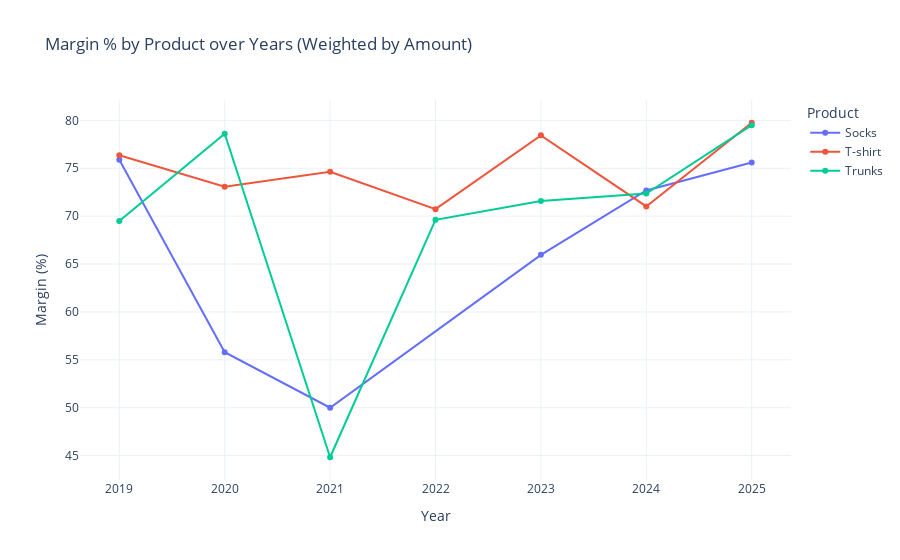

The notebook cell this image was saved under:
### Code cell
df = data.copy()

# Clean numeric fields (commas → dots), cast types
for col in ["Buying_Price", "Sales_Price"]:
    df[col] = (df[col].astype(str).str.replace(",", ".", regex=False)
               .pipe(pd.to_numeric, errors="coerce"))
df["Amount"] = pd.to_numeric(df["Amount"], errors="coerce")
df["Year"]   = pd.to_numeric(df["Year"], errors="coerce")

# Business metrics
df["Revenue"] = df["Sales_Price"] * df["Amount"]
df["COGS"]    = df["Buying_Price"] * df["Amount"]
df["Profit"]  = df["Revenue"] - df["COGS"]

# Weighted margin % per Year × Product
agg = (df.groupby(["Year","Product"])
         .apply(lambda g: 100 * g["Profit"].sum() / g["Revenue"].sum()
                if g["Revenue"].sum() > 0 else np.nan)
         .reset_index(name="Margin_pct")
         .sort_values(["Product","Year"]))

# Plot
fig = px.line(agg, x="Year", y="Margin_pct", color="Product",
              markers=True, template="plotly_white",
              title="Margin % by Product over Years (Weighted by Amount)")
fig.update_yaxes(title="Margin (%)")
fig.update_xaxes(dtick=1)
fig.show()

### Figure 1 — Plotly figure (JSON) as saved in the notebook; plotly's stock layout.template omitted (floating-point values rounded to 4 significant figures)
{"data": [{"hovertemplate": "Product=Socks<br>Year=%{x}<br>Margin_pct=%{y}<extra></extra>", "legendgroup": "Socks", "line": {"color": "#636efa", "dash": "solid"}, "marker": {"symbol": "circle"}, "mode": "lines+markers", "name": "Socks", "orientation": "v", "showlegend": true, "type": "scatter", "x": [2019, 2020, 2021, 2023, 2024, 2025], "xaxis": "x", "y": [75.9, 55.79, 50.0, 65.96, 72.69, 75.59], "yaxis": "y"}, {"hovertemplate": "Product=T-shirt<br>Year=%{x}<br>Margin_pct=%{y}<extra></extra>", "legendgroup": "T-shirt", "line": {"color": "#EF553B", "dash": "solid"}, "marker": {"symbol": "circle"}, "mode": "lines+markers", "name": "T-shirt", "orientation": "v", "showlegend": true, "type": "scatter", "x": [2019, 2020, 2021, 2022, 2023, 2024, 2025], "xaxis": "x", "y": [76.36, 73.08, 74.63, 70.73, 78.44, 71.02, 79.75], "yaxis": "y"}, {"hovertemplate": "Product=Trunks<br>Year=%{x}<br>Margin_pct=%{y}<extra></extra>", "legendgroup": "Trunks", "line": {"color": "#00cc96", "dash": "solid"}, "marker": {"symbol": "circle"}, "mode": "lines+markers", "name": "Trunks", "orientation": "v", "showlegend": true, "type": "scatter", "x": [2019, 2020, 2021, 2022, 2023, 2024, 2025], "xaxis": "x", "y": [69.49, 78.6, 44.83, 69.62, 71.58, 72.36, 79.5], "yaxis": "y"}], "layout": {"legend": {"title": {"text": "Product"}, "tracegroupgap": 0}, "title": {"text": "Margin % by Product over Years (Weighted by Amount)"}, "xaxis": {"anchor": "y", "domain": [0, 1], "dtick": 1, "title": {"text": "Year"}}, "yaxis": {"anchor": "x", "domain": [0, 1], "title": {"text": "Margin (%)"}}}}
